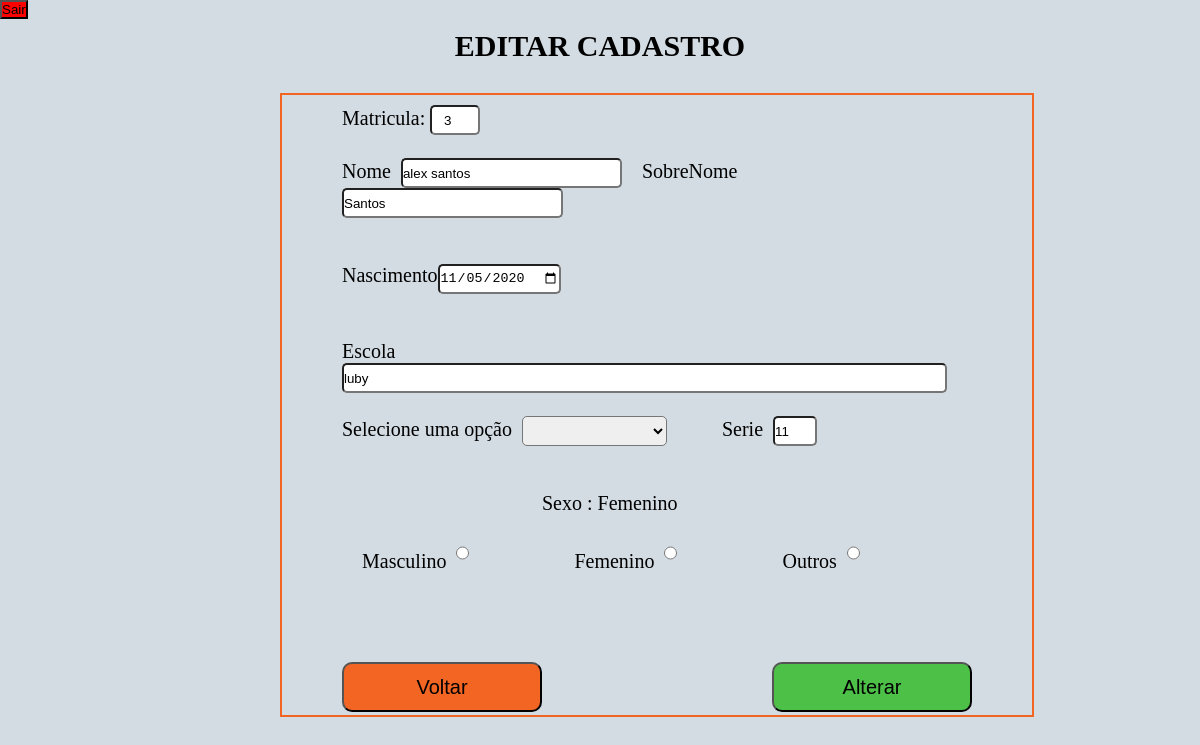
/edita.php?id=3 (signed in), run on the app's committed database.
### tables this page shows
CREATE TABLE IF NOT EXISTS `tb_alunos` (
  `id` int NOT NULL AUTO_INCREMENT,
  `nome` varchar(50) NOT NULL,
  `sobrenome` varchar(50) NOT NULL,
  `nascimento` varchar(12) NOT NULL,
  `serie` int NOT NULL,
  `nivel` varchar(15) NOT NULL,
  `escola` varchar(40) NOT NULL,
  `sexo` varchar(15) NOT NULL,
  `senha` varchar(4) NOT NULL,
  `imagem` varchar(200) NOT NULL,
  `data` datetime NOT NULL,
  PRIMARY KEY (`id`)
);

### edita.php (the view, shortened to what this page needs)
<?php
	include("conecta.php");
	$ra = $_GET['id'];
	$resultado_dados = " SELECT * FROM tb_alunos WHERE  id= $ra";
	$resultado_bd = mysqli_query($con, $resultado_dados);
	$row_dados = mysqli_fetch_assoc($resultado_bd);
 ?>
<html lang="pt-br">
<head>
	<link rel="stylesheet" type="text/css" href="estilo.css">
</head>
<body>
	<a href="http://localhost/projeto-luby/login.php"><button class="btn_sair">Sair</button></a>
	<section class="section">
		<h1>EDITAR  CADASTRO</h1>
		<div class="formulario-editar-produto">
			<form class="form-editar-produto" action="update.php" method="POST">
				<label for="txtNome">Matricula:</label>
				<input type="number" name="ra" class="ra" value="<?php echo $row_dados['id'];?>" readonly ><br><br>
				<label for="txtNome">Nome</label>&nbsp;&nbsp;<input type="text" name="Nome" id="txtNome" maxlength="50" size="25" required value="<?php echo $row_dados['nome']; ?>">
				<label for="txtNome">SobreNome </label>&nbsp;&nbsp;<input type="text" name="SobreNome" id="txtSobreNome" maxlength="50" size="25" required value="<?php echo $row_dados['sobrenome']; ?>">
				<br><br><br>
				<label for="txtNasc">Nascimento</label><input type="Date" name="Nasc" id="txtNasc" maxlength="50" value="<?php echo $row_dados['nascimento']; ?>" required ><br><br><br>
				<label for="txtEscola">Escola</label>&nbsp;&nbsp;<input type="text" name="Escola" id="txtEscola" size="73" required value="<?php echo $row_dados['escola']; ?>"><br><br>
				<label>Selecione uma opção</label>&nbsp;
				<select name="Nivel" id="txtNivel">
					<option value="<?php echo $row_dados['nivel'];?>"></option>
					<option value="Ensino Fundamental">Ensino Fundamental</option>
				</select>
				<label for="txtSerie">
				Serie</label> &nbsp;<input type="number" name="Seri" id="txtSerie" maxlength="50" required max="8" min="0" value="<?php echo $row_dados['serie']; ?>">
				<br><br><br>
				<label id="sexo" class="editar-sexo">Sexo :&nbsp;<?php echo $row_dados['sexo']; ?></label><br><br>
				<label>Masculino</label>&nbsp; <input type="radio" name="Sexo" id="masc" value="Masculino" onclick="masculino()" >
				<label>Femenino</label>&nbsp;&nbsp;<input type="radio" name="Sexo" id="fem" value="Femenino" onclick="femenino()">
				<label>Outros</label>&nbsp;&nbsp;<input type="radio" name="Sexo" id="Outro" value="Outros" onclick="outros()" ><br><br><br><br>
				<input class="btn-salva-editar" type="submit" value="Alterar">
			</form>
			<a href="http://localhost/projeto-luby/lista.php"><button class="btn-volta-editar">Voltar</button></a>
		</div>
	</section>
</body>
</html>

### estilo.css (style rules this page uses)
* { margin: 0px; padding: 0px; }
body { background-color: #D3DCE3 ; }
.ra { text-align: center; width: 50px; }
.editar-sexo { position: relative; left: 200px; }
select,input { border-radius: 5px; height: 30px; }
.section { margin-top: 60px; }
.btn_sair { background-color: red; }
.formulario-editar-produto { width: 630px; height:550px; position: relative; left: 280px; padding: 10px 60px 60px 60px; margin-top: 30px; border: 2px solid #F26522; font-size: 20px; }
.btn-salva-editar { background-color: #4DC147; font-size: 20px; border-radius: 10px; margin-top: 20px; width: 200px; height: 50px; float: right; }
.btn-volta-editar { background-color: #F26522; font-size: 20px; border-radius: 10px; margin-top: 20px; width: 200px; height: 50px; }
h1 { font-size: 30px; margin-top: -50px; text-align: center; }

### data on the page
tb_alunos: ra "3", Nome "alex santos", SobreNome "Santos", Nasc "11/05/2020", Escola "luby", Seri "11", sexo "Femenino"
